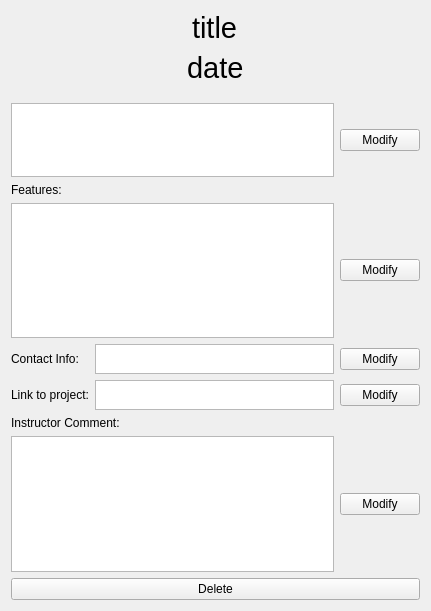
<?xml version="1.0" encoding="UTF-8"?>
<ui version="4.0">
 <class>ProjectUI</class>
 <widget class="QWidget" name="ProjectUI">
  <property name="geometry">
   <rect>
    <x>0</x>
    <y>0</y>
    <width>431</width>
    <height>611</height>
   </rect>
  </property>
  <property name="windowTitle">
   <string>Form</string>
  </property>
  <layout class="QVBoxLayout" name="verticalLayout_3">
   <item>
    <layout class="QVBoxLayout" name="verticalLayout_2">
     <item alignment="Qt::AlignHCenter">
      <widget class="QLabel" name="title">
       <property name="font">
        <font>
         <pointsize>22</pointsize>
        </font>
       </property>
       <property name="text">
        <string>title</string>
       </property>
      </widget>
     </item>
     <item alignment="Qt::AlignHCenter">
      <widget class="QLabel" name="date">
       <property name="font">
        <font>
         <pointsize>22</pointsize>
        </font>
       </property>
       <property name="text">
        <string>date</string>
       </property>
      </widget>
     </item>
    </layout>
   </item>
   <item>
    <layout class="QHBoxLayout" name="horizontalLayout">
     <property name="topMargin">
      <number>12</number>
     </property>
     <item>
      <widget class="QTextEdit" name="description">
       <property name="maximumSize">
        <size>
         <width>16777215</width>
         <height>130</height>
        </size>
       </property>
       <property name="autoFillBackground">
        <bool>true</bool>
       </property>
       <property name="html">
        <string>&lt;!DOCTYPE HTML PUBLIC &quot;-//W3C//DTD HTML 4.0//EN&quot; &quot;http://www.w3.org/TR/REC-html40/strict.dtd&quot;&gt;
&lt;html&gt;&lt;head&gt;&lt;meta name=&quot;qrichtext&quot; content=&quot;1&quot; /&gt;&lt;style type=&quot;text/css&quot;&gt;
p, li { white-space: pre-wrap; }
&lt;/style&gt;&lt;/head&gt;&lt;body style=&quot; font-family:'.SF NS Text'; font-size:13pt; font-weight:400; font-style:normal;&quot;&gt;
&lt;p style=&quot;-qt-paragraph-type:empty; margin-top:0px; margin-bottom:0px; margin-left:0px; margin-right:0px; -qt-block-indent:0; text-indent:0px;&quot;&gt;&lt;br /&gt;&lt;/p&gt;&lt;/body&gt;&lt;/html&gt;</string>
       </property>
      </widget>
     </item>
     <item>
      <widget class="QPushButton" name="bmodifyDescription">
       <property name="text">
        <string>Modify</string>
       </property>
      </widget>
     </item>
    </layout>
   </item>
   <item>
    <widget class="QLabel" name="label_2">
     <property name="text">
      <string>Features:</string>
     </property>
    </widget>
   </item>
   <item>
    <layout class="QHBoxLayout" name="horizontalLayout_3">
     <item>
      <widget class="QTextEdit" name="features">
       <property name="html">
        <string>&lt;!DOCTYPE HTML PUBLIC &quot;-//W3C//DTD HTML 4.0//EN&quot; &quot;http://www.w3.org/TR/REC-html40/strict.dtd&quot;&gt;
&lt;html&gt;&lt;head&gt;&lt;meta name=&quot;qrichtext&quot; content=&quot;1&quot; /&gt;&lt;style type=&quot;text/css&quot;&gt;
p, li { white-space: pre-wrap; }
&lt;/style&gt;&lt;/head&gt;&lt;body style=&quot; font-family:'.SF NS Text'; font-size:13pt; font-weight:400; font-style:normal;&quot;&gt;
&lt;p style=&quot;-qt-paragraph-type:empty; margin-top:0px; margin-bottom:0px; margin-left:0px; margin-right:0px; -qt-block-indent:0; text-indent:0px;&quot;&gt;&lt;br /&gt;&lt;/p&gt;&lt;/body&gt;&lt;/html&gt;</string>
       </property>
      </widget>
     </item>
     <item>
      <widget class="QPushButton" name="bmodifyFeatures">
       <property name="text">
        <string>Modify</string>
       </property>
      </widget>
     </item>
    </layout>
   </item>
   <item>
    <layout class="QVBoxLayout" name="verticalLayout">
     <item>
      <layout class="QHBoxLayout" name="horizontalLayout_4">
       <item>
        <widget class="QLabel" name="lcontact">
         <property name="text">
          <string>Contact Info:   </string>
         </property>
        </widget>
       </item>
       <item>
        <widget class="QTextEdit" name="contact">
         <property name="enabled">
          <bool>true</bool>
         </property>
         <property name="maximumSize">
          <size>
           <width>16777215</width>
           <height>30</height>
          </size>
         </property>
        </widget>
       </item>
       <item>
        <widget class="QPushButton" name="bmodifyContact">
         <property name="text">
          <string>Modify</string>
         </property>
        </widget>
       </item>
      </layout>
     </item>
     <item>
      <layout class="QHBoxLayout" name="horizontalLayout_5">
       <item>
        <widget class="QLabel" name="lurl">
         <property name="text">
          <string>Link to project:</string>
         </property>
        </widget>
       </item>
       <item>
        <widget class="QTextEdit" name="url">
         <property name="enabled">
          <bool>true</bool>
         </property>
         <property name="maximumSize">
          <size>
           <width>16777215</width>
           <height>30</height>
          </size>
         </property>
        </widget>
       </item>
       <item>
        <widget class="QPushButton" name="bmodifyUrl">
         <property name="text">
          <string>Modify</string>
         </property>
        </widget>
       </item>
      </layout>
     </item>
    </layout>
   </item>
   <item alignment="Qt::AlignBottom">
    <widget class="QLabel" name="lcomment">
     <property name="text">
      <string>Instructor Comment:</string>
     </property>
    </widget>
   </item>
   <item>
    <layout class="QHBoxLayout" name="horizontalLayout_2">
     <item>
      <widget class="QTextEdit" name="comment">
       <property name="autoFillBackground">
        <bool>true</bool>
       </property>
      </widget>
     </item>
     <item>
      <widget class="QPushButton" name="bmodifyComment">
       <property name="text">
        <string>Modify</string>
       </property>
      </widget>
     </item>
    </layout>
   </item>
   <item>
    <widget class="QPushButton" name="bdelete">
     <property name="text">
      <string>Delete</string>
     </property>
    </widget>
   </item>
  </layout>
 </widget>
 <resources/>
 <connections>
  <connection>
   <sender>bmodifyContact</sender>
   <signal>clicked()</signal>
   <receiver>ProjectUI</receiver>
   <slot>modifyContact()</slot>
   <hints>
    <hint type="sourcelabel">
     <x>376</x>
     <y>344</y>
    </hint>
    <hint type="destinationlabel">
     <x>421</x>
     <y>67</y>
    </hint>
   </hints>
  </connection>
  <connection>
   <sender>bmodifyUrl</sender>
   <signal>clicked()</signal>
   <receiver>ProjectUI</receiver>
   <slot>modifyUrl()</slot>
   <hints>
    <hint type="sourcelabel">
     <x>376</x>
     <y>404</y>
    </hint>
    <hint type="destinationlabel">
     <x>335</x>
     <y>182</y>
    </hint>
   </hints>
  </connection>
  <connection>
   <sender>bmodifyDescription</sender>
   <signal>clicked()</signal>
   <receiver>ProjectUI</receiver>
   <slot>modifyDescription()</slot>
   <hints>
    <hint type="sourcelabel">
     <x>388</x>
     <y>150</y>
    </hint>
    <hint type="destinationlabel">
     <x>427</x>
     <y>284</y>
    </hint>
   </hints>
  </connection>
  <connection>
   <sender>bmodifyFeatures</sender>
   <signal>clicked()</signal>
   <receiver>ProjectUI</receiver>
   <slot>modifyFeatures()</slot>
   <hints>
    <hint type="sourcelabel">
     <x>363</x>
     <y>263</y>
    </hint>
    <hint type="destinationlabel">
     <x>416</x>
     <y>383</y>
    </hint>
   </hints>
  </connection>
  <connection>
   <sender>bmodifyComment</sender>
   <signal>clicked()</signal>
   <receiver>ProjectUI</receiver>
   <slot>modifyComment()</slot>
   <hints>
    <hint type="sourcelabel">
     <x>418</x>
     <y>514</y>
    </hint>
    <hint type="destinationlabel">
     <x>419</x>
     <y>525</y>
    </hint>
   </hints>
  </connection>
  <connection>
   <sender>bdelete</sender>
   <signal>clicked()</signal>
   <receiver>ProjectUI</receiver>
   <slot>toConfirm()</slot>
   <hints>
    <hint type="sourcelabel">
     <x>304</x>
     <y>588</y>
    </hint>
    <hint type="destinationlabel">
     <x>227</x>
     <y>568</y>
    </hint>
   </hints>
  </connection>
 </connections>
 <slots>
  <slot>modifyContact()</slot>
  <slot>modifyUrl()</slot>
  <slot>modifyDescription()</slot>
  <slot>modifyFeatures()</slot>
  <slot>modifyComment()</slot>
  <slot>toConfirm()</slot>
 </slots>
</ui>
